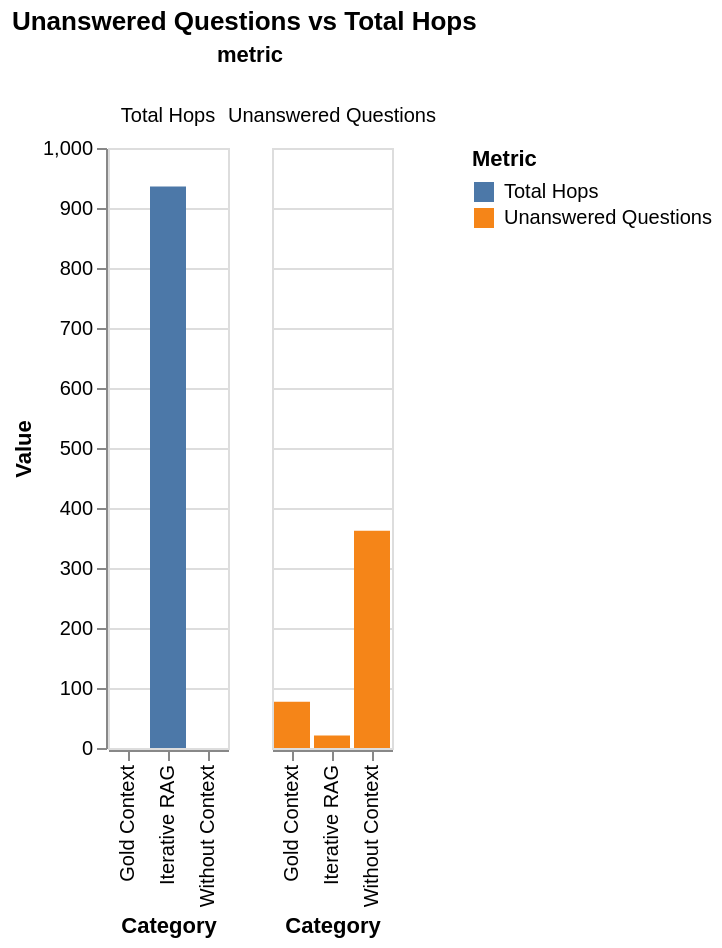

Source (Vega-Lite JSON):
### Vega-Lite specification from a JSON file in a GitHub repository (floating-point values rounded to 4 significant figures)
{"$schema": "https://vega.github.io/schema/vega-lite/v5.json", "title": "Unanswered Questions vs Total Hops", "data": {"values": [{"category": "Without Context", "metric": "Unanswered Questions", "value": 362}, {"category": "Without Context", "metric": "Total Hops", "value": 0}, {"category": "Gold Context", "metric": "Unanswered Questions", "value": 77}, {"category": "Gold Context", "metric": "Total Hops", "value": 0}, {"category": "Iterative RAG", "metric": "Unanswered Questions", "value": 21}, {"category": "Iterative RAG", "metric": "Total Hops", "value": 936}]}, "mark": "bar", "encoding": {"x": {"field": "category", "type": "nominal", "axis": {"title": "Category"}}, "y": {"field": "value", "type": "quantitative", "axis": {"title": "Value"}}, "color": {"field": "metric", "type": "nominal", "legend": {"title": "Metric"}}, "column": {"field": "metric", "type": "nominal"}}}
